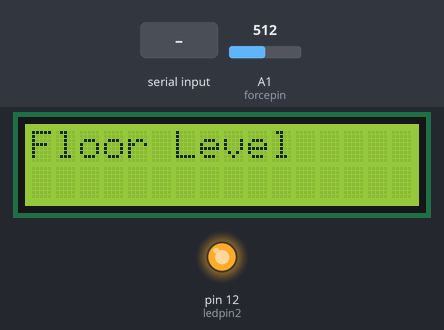
The sketch below on a simulated Arduino Uno, built with avr-gcc and run on an emulated ATmega328P. Shown: 16×2 character LCD, output pins drawn as LEDs (lit = HIGH). Dashed ring = blinking. The inputs (shaded band) are chosen by the test bench; at power-on: A1 (forcepin) = 512. What the sketch prints to the serial monitor is not drawn.

Above: at 1.2 s.
1.3 s: A1 (forcepin) set to 11
2.8 s: A1 (forcepin) set to 8
At 3.6 s:
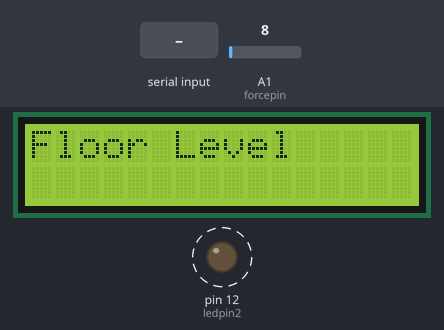
5.8 s: "1" received over the second serial link
At 8.6 s:
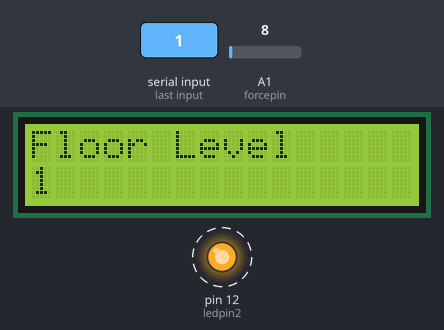
8.8 s: A1 (forcepin) set to 122
At 9.9 s:
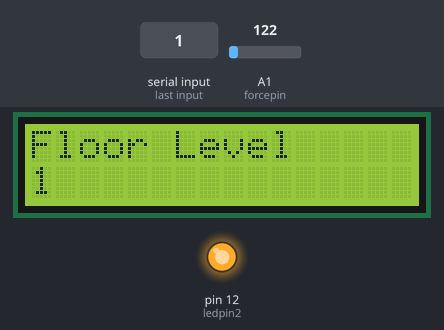
10.3 s: "0" received over the second serial link
At 10.8 s:
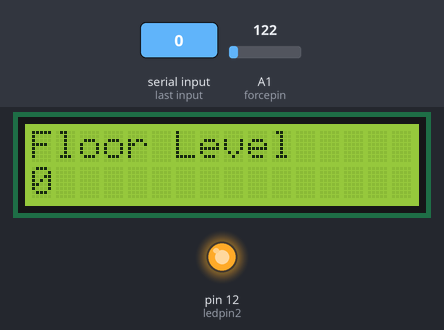
Timing chart, 0 to 12.8 s (numbered marks = the images above; inputs shaded):
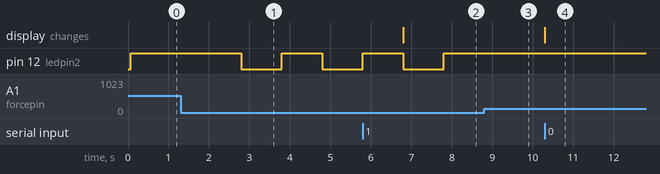

The sketch:

CA2_ELEVATOR_LCD_SLAVE.ino
```cpp
#include <LiquidCrystal.h>
#include <SoftwareSerial.h>
#define RxD 10
#define TxD 11

#define forcepin A1

#define ledpin2 12

char recvChar;                                        //variable to store character received
String recvStr;                                       //variable to store the series of received character

boolean blink;
const int rs = 6, en = 7, d4 = 5, d5 = 4, d6 = 3, d7 = 2;
LiquidCrystal lcd(rs, en, d4, d5, d6, d7);
SoftwareSerial slave(RxD, TxD);                       //Slave arduino acts as a serial communication device

void setup()
{
  Serial.begin(9600);                                //start serial monitor, for communicating with the PC

  pinMode(RxD, INPUT);                               //set mode of receive pin (from bluetooth)
  pinMode(TxD, OUTPUT);                              //set mode of transmit pin (to bluetooth)
  slave.begin(9600);                                 //start the bluetooth serial "port"
  pinMode (forcepin, INPUT);                         // set force pin to input
  pinMode(ledpin2, OUTPUT);                           //set led pin to output


   // set up the LCD's number of columns and rows:
  lcd.begin(16, 2);

  // Print a message to the LCD.
  lcd.print("Floor Level");
  lcd.setCursor(0, 1);

}
void loop()
{
  if (slave.available()>0)                            //if data is available from the master arduino
  {
    recvChar = slave.read();                        //store character received
    Serial.print(recvChar);                         //display character received on the serial monitor
    lcd.setCursor(0, 1);
    lcd.print(recvChar);

  }
   int analogReading = analogRead(forcepin);

    if (analogReading <10)      // sanitize; led will be blinking
   {
    digitalWrite(ledpin2, LOW);
    delay(1000);
    digitalWrite(ledpin2, HIGH);
    delay(1000);
   }
   else        ///dont sanitize
   {
   digitalWrite(ledpin2, HIGH);       // do not light up
   }

}
```

Measured:
- the behaviour switches between 10 and 9 on A1 (forcepin) (found by bisection; images 0 and 1)
- after the input at 1.3 s, every drawn part: stays the same
- after the input at 2.8 s, pin 12 (ledpin2): HIGH → LOW at once, → HIGH 1.0 s later, → LOW 1.0 s later
- after the input at 5.8 s, the display: changes after 1.0 s (image 2)
- after the input at 8.8 s, pin 12 (ledpin2): stays HIGH (without the input it goes to LOW after 0.00 s)
- after the input at 10.3 s, the display: changes at once (image 4)
